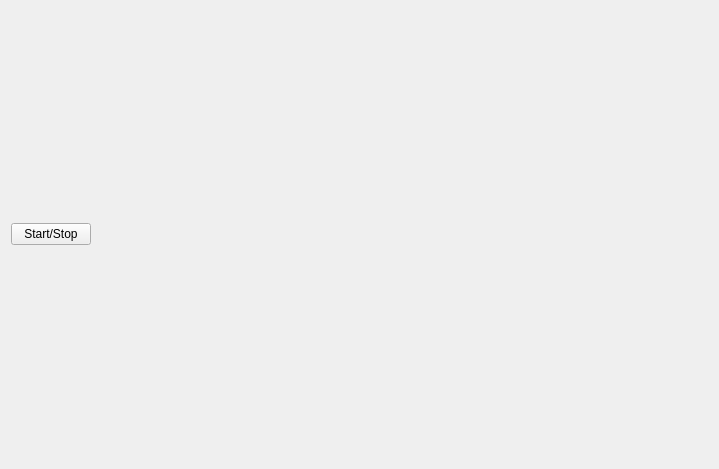
<?xml version="1.0" encoding="UTF-8"?>
<ui version="4.0">
 <class>Form</class>
 <widget class="QWidget" name="Form">
  <property name="geometry">
   <rect>
    <x>0</x>
    <y>0</y>
    <width>719</width>
    <height>469</height>
   </rect>
  </property>
  <property name="windowTitle">
   <string>Form</string>
  </property>
  <layout class="QVBoxLayout" name="verticalLayout_2">
   <item>
    <layout class="QHBoxLayout" name="lytButtons">
     <item>
      <widget class="QPushButton" name="btnStartStop">
       <property name="text">
        <string>Start/Stop</string>
       </property>
      </widget>
     </item>
     <item>
      <spacer name="spcr0">
       <property name="orientation">
        <enum>Qt::Horizontal</enum>
       </property>
       <property name="sizeHint" stdset="0">
        <size>
         <width>40</width>
         <height>20</height>
        </size>
       </property>
      </spacer>
     </item>
    </layout>
   </item>
   <item>
    <layout class="QVBoxLayout" name="lytPlot"/>
   </item>
  </layout>
 </widget>
 <resources/>
 <connections/>
</ui>
